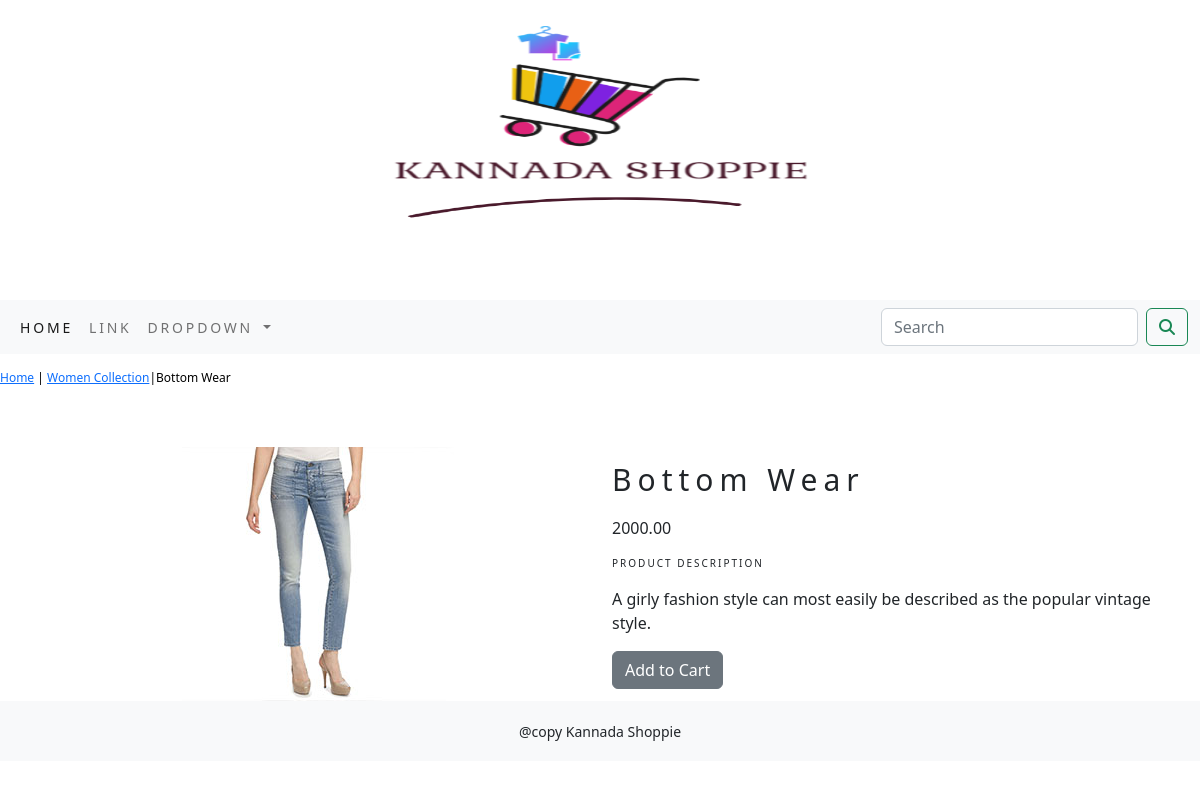
/women-collection/bottom-wear/, run on the app's committed database.
### bgmiapp/models.py (models this page shows, shortened)
class Product(models.Model):
    name=models.CharField(max_length=250,unique=True)
    slug=models.SlugField(max_length=250,unique=True)
    description=models.TextField(blank=True)
    price=models.DecimalField(max_digits=10,decimal_places=2)
    category=models.ForeignKey(Category,on_delete=models.CASCADE)
    image=models.ImageField(upload_to='product',blank=True)
    stock=models.IntegerField()
    available=models.BooleanField(default=True)
    created=models.DateField(auto_now_add=True)
    updated=models.DateField(auto_now=True)
    class Meta:
        ordering=('name',)
        verbose_name='product'
        verbose_name_plural='products'

class Category(models.Model):
    name=models.CharField(max_length=250,unique=True)
    slug=models.SlugField(max_length=250,unique=True)
    description=models.TextField(blank=True)
    image=models.ImageField(upload_to='category',blank=True)
    class Meta:
        ordering=('name',)
        verbose_name='category'
        verbose_name_plural='categories'
    def get_url(self):
        return reverse('bgmiapp:product_by_category',args=[self.slug])
    def __str__(self):
        return  '{}'.format(self.name)

### bgmiapp/views.py (the view)
# urls.py: path('<slug:c_slug>/<slug:product_slug>/',views.proDetails,name='prodCatdetail')
def proDetails(request,c_slug,product_slug):
    try:
        product=Product.objects.get(category__slug=c_slug,slug=product_slug)
    except Exception as e:
        raise e
    return  render(request,'product.html',{'product':product})

### bgmiapp/context_processors.py (called while the page is built)
def menu_links(request):
    links=Category.objects.all()
    return  dict(links=links)

### cart/context_processors.py (called while the page is built)
def counter(request):
    item_count=0
    if 'admin' in request.path:
        return {}
    else:
        try:
            cart=Cart.objects.filter(cart_id=_cart_id(request))
            car_items=CartItem.objects.all().filter(cart=cart[:1])
            for cart_item in car_items:
                item_count += cart_item.quantity
        except Cart.DoesNotExist:
            item_count =0
    return  dict(item_count=item_count)

### cart/views.py (called while the page is built)
def _cart_id(request):
    cart=request.session.session_key
    if not cart:
        cart=request.session.create()
    return cart

### templates/product.html (shortened to what this page needs)
{% extends 'base.html' %}
{% load static %}
{% block content %}
<div class="row my_prod_row_class">
    <div class="mx_auto">
       <p><a href="{% url 'bgmiapp:allProdCat' %}">Home</a> | <a href="{{product.category.get_url}}">{{product.category}}</a>|{{product.name}}</p>
    </div>
</div>
<div class="container">
<br>
<div class="row">
    <div class="col-12 col-sm-12 col-md-12 col-lg-6 text-center">
        <div style="min-width:18rem">
           <img src="{{product.image.url}}" alt="{{product.name}}">
        </div>
    </div>
        <div class="col-12 col-sm-12 col-md-12 col-lg-6">
            <div>
            <h1 class="my_prod_title">{{product.name}}</h1>
            <p>{{product.price}}</p>
            <p class="my_title"> PRODUCT DESCRIPTION</p>
            <p class="text-justify my_prod_text">{{product.description}}</p>
            {% if product.stock <= 0 %}
            <p class="text-justify my_prod_text"><b>Out Of Stock</b></p>
            {% else %}
            <a class="btn btn-secondary" href="{% url 'cart:add_cart' product.id %}">Add to Cart</a>
            {% endif %}
        </div>
    </div>
    </div>
</div>
</div>
{% endblock %}

### static/css/custom.css (style rules this page uses)
body { font-family:font-family: 'Rubik Microbe', cursive; }
.my_title { font-size:10px; text_transform:uppercase; letter-spacing:.2em; }
.my_prod_row_class { padding-top:15px; padding-bottom:20px }
.my_prod_row_class .mx_auto { color:#000; font-size:12px; text-decoration:none; }
.my_prod_title { font-size:30px; text_transform:uppercase; letter-spacing:.2em; padding-top:15px; padding-bottom:10px; }

### data on the page
Product: category "Women Collection", name "Bottom Wear", image (picture), price "2000.00", description "A girly fashion style can most easily be described as the popular vintage style."
